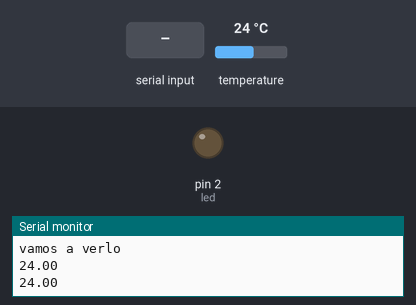
Bench run of a sketch on a simulated Arduino Uno, built with avr-gcc and run on an emulated ATmega328P. Shown: output pins drawn as LEDs (lit = HIGH), the last lines printed to the serial monitor. The inputs (shaded band) are chosen by the test bench; at power-on: temperature 24 °C.

Above: at 12.3 s.
12.4 s: "1" received over the second serial link
At 21.9 s:
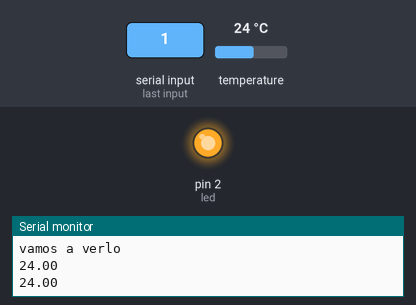
23.0 s: "2" received over the second serial link
At 32.7 s:
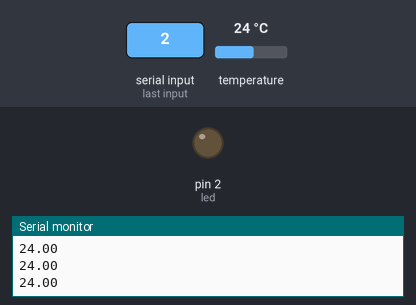
Timing chart, 0 to 34.2 s (numbered marks = the images above; inputs shaded):
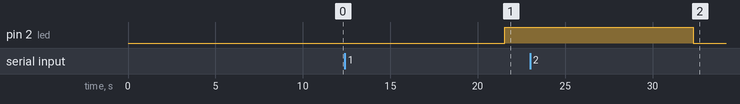

The sketch:

app_funcional.ino
```cpp
#include <SoftwareSerial.h>
#include <OneWire.h>
#include <DallasTemperature.h>
#define led 2
#define dataPin 3

OneWire ourWire(dataPin);
DallasTemperature sensors(&ourWire);
SoftwareSerial ok(10, 11);
char jaja;

int Temp;

void setup()
{
ok.begin(9600);
Serial.begin(9600);
Serial.println("vamos a verlo");
pinMode(led, OUTPUT);
sensors.begin();
}

void loop()
{
sensors.requestTemperatures();
float tempC= sensors.getTempCByIndex(0);

if(tempC >=1.00 && tempC <=40.00)
{
Serial.println(tempC);
ok.print(tempC);
delay(10000);

}

if(ok.available())
{
jaja = ok.read();
switch(jaja)
{
case '1':
digitalWrite(led, HIGH);
break;

case '2':
digitalWrite(led, LOW);
break;
}

}
}
```

Measured:
- after the input at 12.4 s, pin 2 (led): LOW → HIGH after 9.2 s
- after the input at 23.0 s, pin 2 (led): HIGH → LOW after 9.3 s
